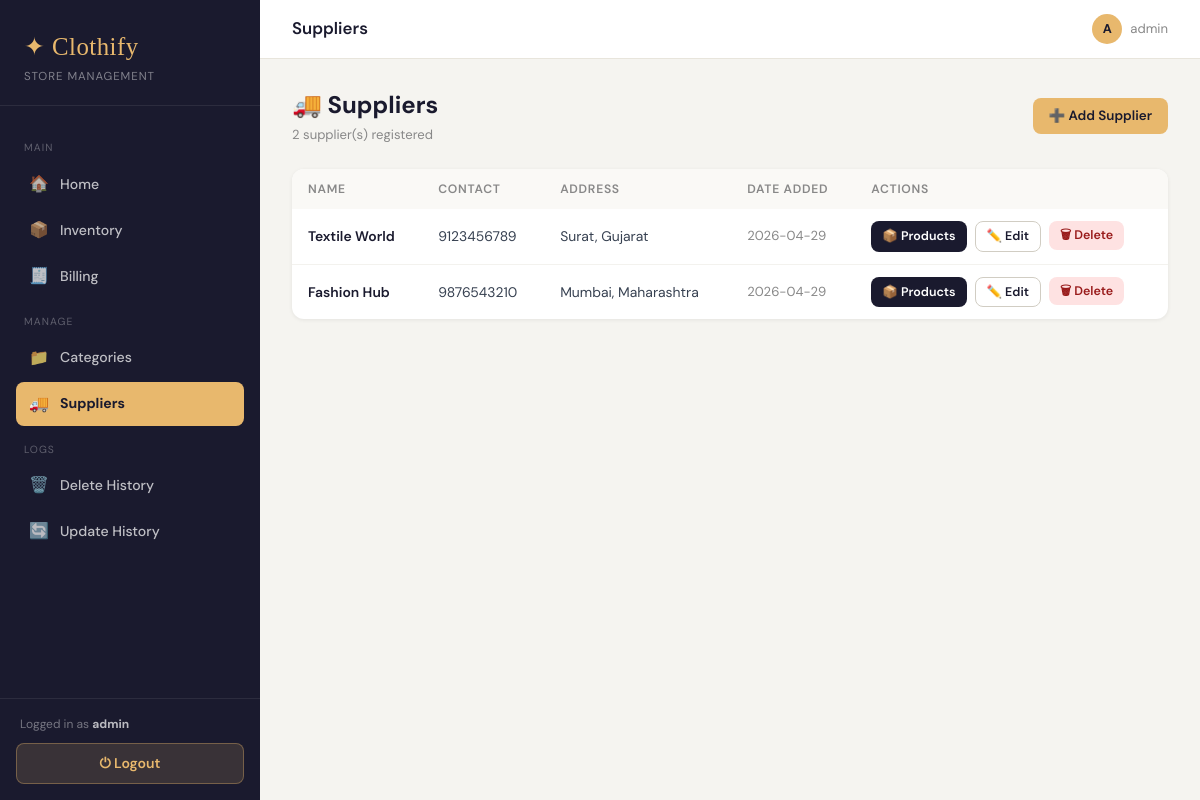
/suppliers (signed in), run on the app's committed database.
### tables this page shows
CREATE TABLE suppliers (
            id         INTEGER PRIMARY KEY AUTOINCREMENT,
            name       TEXT,
            contact    TEXT,
            address    TEXT,
            date_added TEXT
        );

### app.py (the view)
@app.route("/suppliers")
@login_required
def suppliers_page():
    conn = get_conn(); cur = conn.cursor()
    cur.execute("SELECT * FROM suppliers ORDER BY id DESC")
    suppliers = rows_to_dicts(cur); conn.close()
    return render_template("suppliers.html", suppliers=suppliers)

### app.py (called while the page is built)
def get_conn():
    conn = sqlite3.connect(DB_PATH)
    conn.row_factory = sqlite3.Row
    conn.execute("PRAGMA foreign_keys = ON")
    return conn

def rows_to_dicts(cursor):
    return [dict(row) for row in cursor.fetchall()]

@app.context_processor
def inject_globals():
    user = session.get("user")
    session_user = {"username": user} if user else None
    return {"now": datetime.utcnow, "session_user": session_user, "current_year": datetime.utcnow().year}

def login_required(fn):
    @functools.wraps(fn)
    def wrapper(*args, **kwargs):
        if not session.get("user"):
            return redirect(url_for("login"))
        return fn(*args, **kwargs)
    return wrapper

### templates/suppliers.html
{% extends "base.html" %}
{% block page_title %}Suppliers{% endblock %}
{% block content %}
<div style="display:flex;align-items:center;justify-content:space-between;margin-bottom:24px;flex-wrap:wrap;gap:12px;">
  <div>
    <h2 style="font-size:1.5rem;font-weight:700;color:#1a1a2e;">🚚 Suppliers</h2>
    <p style="font-size:.82rem;color:#888;margin-top:2px;">{{ suppliers|length }} supplier(s) registered</p>
  </div>
  <a href="{{ url_for('supplier_add') }}" class="btn btn-accent">➕ Add Supplier</a>
</div>
<div class="card">
  <div style="overflow-x:auto;">
    <table>
      <thead>
        <tr>
          <th>Name</th>
          <th>Contact</th>
          <th>Address</th>
          <th>Date Added</th>
          <th>Actions</th>
        </tr>
      </thead>
      <tbody>
        {% for s in suppliers %}
        <tr>
          <td style="font-weight:600;color:#1a1a2e;">{{ s.name }}</td>
          <td>{{ s.contact or '—' }}</td>
          <td style="max-width:200px;white-space:nowrap;overflow:hidden;text-overflow:ellipsis;">{{ s.address or '—' }}</td>
          <td style="color:#888;font-size:.82rem;">{{ s.date_added[:10] if s.date_added else '—' }}</td>
          <td>
            <div style="display:flex;gap:8px;flex-wrap:wrap;">
              <a href="{{ url_for('supplier_products', sid=s.id) }}" class="btn btn-primary" style="padding:5px 11px;font-size:.78rem;">📦 Products</a>
              <a href="{{ url_for('supplier_edit', id=s.id) }}" class="btn btn-ghost" style="padding:5px 11px;font-size:.78rem;">✏️ Edit</a>
              <form action="{{ url_for('supplier_delete', id=s.id) }}" method="POST" style="display:inline;">
                <button type="submit" class="btn btn-danger" style="padding:5px 11px;font-size:.78rem;"
                        onclick="return confirm('Delete this supplier?')">🗑 Delete</button>
              </form>
            </div>
          </td>
        </tr>
        {% else %}
        <tr><td colspan="5" style="text-align:center;padding:40px;color:#aaa;">No suppliers yet. <a href="{{ url_for('supplier_add') }}" style="color:#e8b86d;">Add one!</a></td></tr>
        {% endfor %}
      </tbody>
    </table>
  </div>
</div>
{% endblock %}

### templates/base.html (style rules this page uses)
:root { --brand: #1a1a2e; --accent: #e8b86d; --accent-dark: #c9973a; --sidebar-w: 260px; --bg: #f5f4f0; }
*, *::before, *::after { box-sizing: border-box; margin: 0; padding: 0; }
body { font-family: 'DM Sans', sans-serif; background: var(--bg); color: #1a1a2e; }
.card { background:#fff; border-radius:12px; box-shadow:0 1px 4px rgba(0,0,0,.07); overflow:hidden; }
table { width:100%; border-collapse:collapse; }
thead tr { background:#faf9f6; }
th { padding:11px 16px; font-size:.76rem; text-transform:uppercase; letter-spacing:.06em; color:#888; font-weight:600; text-align:left; }
td { padding:12px 16px; font-size:.87rem; color:#374151; border-bottom:1px solid #f3f2ee; }
tbody tr:last-child td { border-bottom:none; }
.btn { display:inline-flex; align-items:center; gap:6px; padding:8px 16px; border-radius:8px; font-size:.84rem; font-weight:600; cursor:pointer; text-decoration:none; transition:filter .15s, transform .1s; border:none; }
.btn-primary { background:var(--brand); color:#fff; }
.btn-accent { background:var(--accent); color:var(--brand); }
.btn-danger { background:#fee2e2; color:#991b1b; }
.btn-ghost { background:transparent; color:var(--brand); border:1px solid #d1cdc3; }

### data on the page
suppliers: name "Textile World", contact "9123456789", address "Surat, Gujarat", date_added "2026-04-29"
suppliers: name "Fashion Hub", contact "9876543210", address "Mumbai, Maharashtra", date_added "2026-04-29"

### other printed values
{{ session_user.username }} "admin"
{{ session_user.username[0]|upper }} "A"
{{ suppliers|length }} "2"
